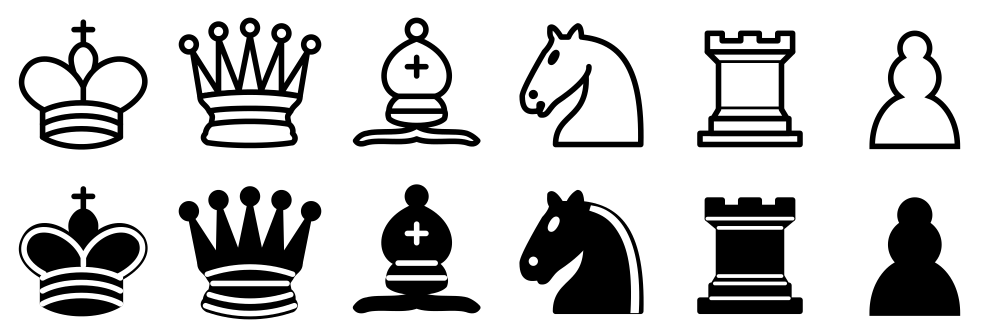
#> input picture img/pieces.png, 2000 x 667 px, found by its file name (shown at 1/2 size)
$ python divImg.py
#> lines starting #> are read from the running program, lines starting #| are printed output that depends on the picture
from PIL import Image

# Carga la imagen principal
imagen_principal = Image.open('img/pieces.png')
#> imagen_principal is the input picture: PIL image 2000x667 RGBA; mean R, G, B, A 29.8, 29.8, 29.8, 83.2

# Tamaño de las imágenes pequeñas
ancho_pequena = 333
alto_pequena = 333

color = ["w", "b"]
pieza = ["king", "queen", "bishop", "horse", "rook", "pawn"]

# Número de filas y columnas
filas = 2
columnas = 6

# Itera sobre las filas y columnas para recortar y guardar cada imagen pequeña
for fila in range(filas):
    for columna in range(columnas):
        # Calcula las coordenadas de recorte
        izquierda = columna * ancho_pequena
        arriba = fila * alto_pequena
        derecha = izquierda + ancho_pequena
        abajo = arriba + alto_pequena

        # Recorta la imagen principal
        imagen_pequena = imagen_principal.crop((izquierda, arriba, derecha, abajo))

        # Guarda la imagen pequeña
        nombre_archivo = f'img/{color[fila]}_{pieza[columna]}.png'
        imagen_pequena.save(nombre_archivo)
#> this loop made 2 passes
#> pass 1, `imagen_pequena.save(nombre_archivo)`:
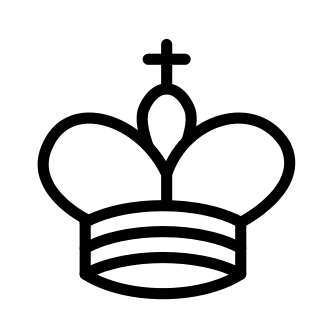
#> saved as w_king.png: PIL image 333x333 RGBA; mean R, G, B, A 53, 53, 53, 89.3; transparent parts drawn white
#> pass 1, `imagen_pequena.save(nombre_archivo)`:
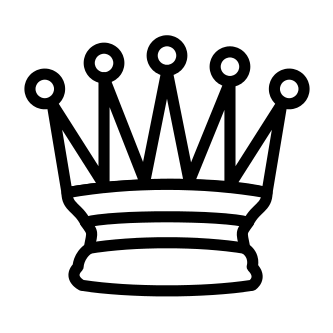
#> saved as w_queen.png: PIL image 333x333 RGBA; mean R, G, B, A 39.8, 39.8, 39.8, 96.5; transparent parts drawn white
#> pass 1, `imagen_pequena.save(nombre_archivo)`:
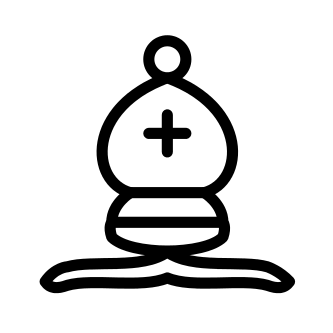
#> saved as w_bishop.png: PIL image 333x333 RGBA; mean R, G, B, A 32.8, 32.8, 32.8, 67.7; transparent parts drawn white
#> pass 1, `imagen_pequena.save(nombre_archivo)`:
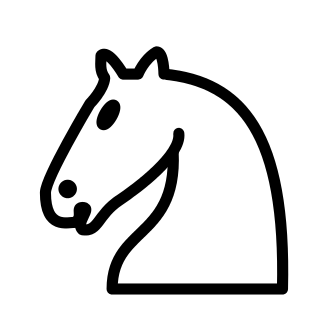
#> saved as w_horse.png: PIL image 333x333 RGBA; mean R, G, B, A 68.5, 68.5, 68.5, 97.7; transparent parts drawn white
#> after the loop:
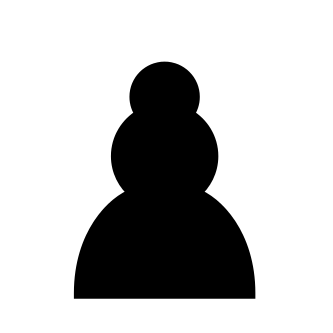
#> imagen_pequena: PIL image 333x333 RGBA; mean R, G, B, A 0, 0, 0, 62.6; transparent parts drawn white

print("Imágenes pequeñas guardadas exitosamente.")
